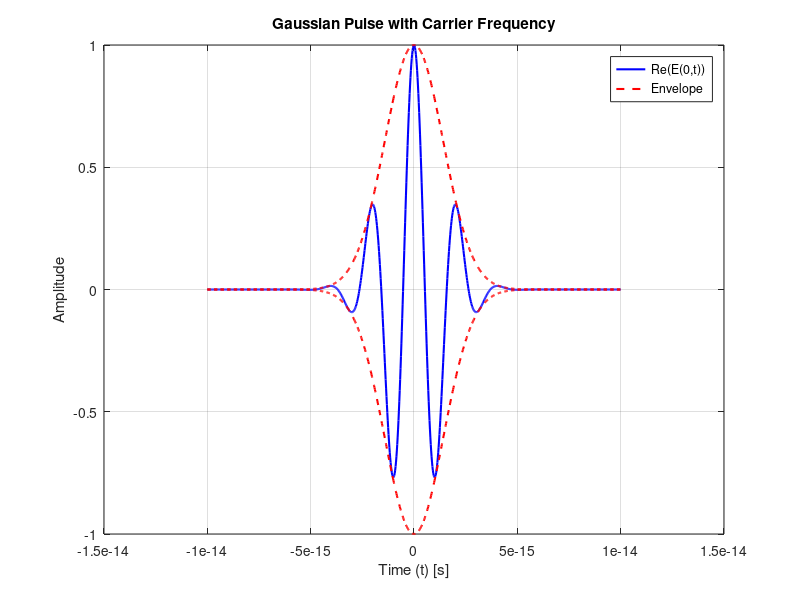

Recreate this plot in MATLAB. (Note: this script raises an error after producing the figure.)
%% 定义参数
A0 = 1; % 振幅
T = 2e-15; % 设定时间尺度参数，假设T为1 fs
omega0 = 2.9767e15; % 角频率 (rad/s)

% 定义时间范围
t = linspace(-5*T, 5*T, 1000); % 在较宽的范围内取点

% 计算复高斯脉冲
E_t = A0 * exp(-t.^2 / T^2) .* exp(-1i * omega0 * t);

% 计算实部和包络
E_real = real(E_t);
Envelope = abs(A0 * exp(-t.^2 / T^2));

% 绘制图像
figure;
plot(t, E_real, 'b', 'LineWidth', 1.5); hold on;
plot(t, Envelope, 'r--', 'LineWidth', 1.5); % 绘制包络
plot(t, -Envelope, 'r--', 'LineWidth', 1.5); % 绘制包络
grid on;
xlabel('Time (t) [s]');
ylabel('Amplitude');
title('Gaussian Pulse with Carrier Frequency');
legend('Re(E(0,t))', 'Envelope', 'Location', 'best');

%%  Gaussian Pulse with 375 THz Carrier (800 nm)
A0 = 1;                        % 振幅
T = 5e-15;                   % 脉冲宽度（100 fs）
f0 = 375e12;                   % 中心频率（375 THz）
omega0 = 2 * pi * f0;          % 角频率 (rad/s)

% 定义时间范围（5倍脉宽）
t = linspace(-5*T, 5*T, 1000); % 时间轴，覆盖足够脉冲范围

% 计算复高斯脉冲
E_t = A0 * exp(-t.^2 / T^2) .* exp(-1i * omega0 * t);

% 计算实部和包络
E_real = remiroal(E_t);
Envelope = abs(A0 * exp(-t.^2 / T^2));

% 绘图
figure;
plot(t, E_real, 'b', 'LineWidth', 1.5); hold on;
plot(t, Envelope, 'r--', 'LineWidth', 1.5);
plot(t, -Envelope, 'r--', 'LineWidth', 1.5);
grid on;
xlabel('Time (t) [s]');
ylabel('Amplitude');
title('Gaussian Pulse (5 fs) with 375 THz Carrier (800 nm)');
legend('Re(E(t))', 'Envelope', 'Location', 'best');
